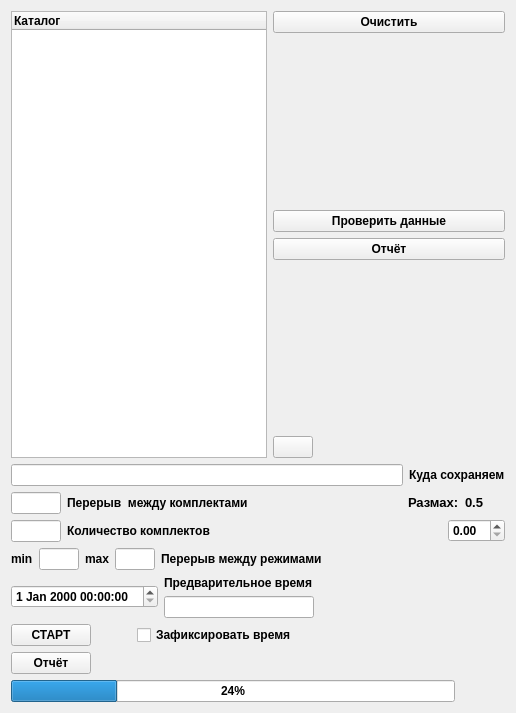
<?xml version="1.0" encoding="UTF-8"?>
<ui version="4.0">
 <class>GeneratorAepWidget</class>
 <widget class="QWidget" name="GeneratorAepWidget">
  <property name="geometry">
   <rect>
    <x>0</x>
    <y>0</y>
    <width>516</width>
    <height>713</height>
   </rect>
  </property>
  <property name="font">
   <font>
    <weight>75</weight>
    <bold>true</bold>
   </font>
  </property>
  <property name="windowTitle">
   <string>Генератор АЭП</string>
  </property>
  <layout class="QGridLayout" name="gridLayout">
   <item row="0" column="0">
    <layout class="QHBoxLayout" name="horizontalLayout">
     <item>
      <widget class="QTreeWidget" name="m_loadSets_tw">
       <column>
        <property name="text">
         <string notr="true">Каталог</string>
        </property>
       </column>
      </widget>
     </item>
     <item>
      <layout class="QVBoxLayout" name="verticalLayout_5">
       <item>
        <widget class="QPushButton" name="m_clear_pb">
         <property name="font">
          <font>
           <weight>75</weight>
           <bold>true</bold>
          </font>
         </property>
         <property name="styleSheet">
          <string notr="true"/>
         </property>
         <property name="text">
          <string>Очистить</string>
         </property>
        </widget>
       </item>
       <item>
        <spacer name="verticalSpacer_2">
         <property name="orientation">
          <enum>Qt::Vertical</enum>
         </property>
         <property name="sizeHint" stdset="0">
          <size>
           <width>20</width>
           <height>40</height>
          </size>
         </property>
        </spacer>
       </item>
       <item>
        <widget class="QPushButton" name="m_startCheckData_pb">
         <property name="text">
          <string>Проверить данные</string>
         </property>
        </widget>
       </item>
       <item>
        <widget class="QPushButton" name="m_reportCheck_pb">
         <property name="text">
          <string>Отчёт</string>
         </property>
        </widget>
       </item>
       <item>
        <spacer name="verticalSpacer">
         <property name="orientation">
          <enum>Qt::Vertical</enum>
         </property>
         <property name="sizeHint" stdset="0">
          <size>
           <width>20</width>
           <height>40</height>
          </size>
         </property>
        </spacer>
       </item>
       <item>
        <layout class="QHBoxLayout" name="horizontalLayout_9">
         <item>
          <widget class="QPushButton" name="m_back_pb">
           <property name="text">
            <string/>
           </property>
           <property name="icon">
            <iconset resource="../path.qrc">
             <normaloff>:/image/button_back.png</normaloff>:/image/button_back.png</iconset>
           </property>
           <property name="iconSize">
            <size>
             <width>60</width>
             <height>60</height>
            </size>
           </property>
          </widget>
         </item>
         <item>
          <spacer name="horizontalSpacer_3">
           <property name="orientation">
            <enum>Qt::Horizontal</enum>
           </property>
           <property name="sizeHint" stdset="0">
            <size>
             <width>40</width>
             <height>20</height>
            </size>
           </property>
          </spacer>
         </item>
        </layout>
       </item>
      </layout>
     </item>
    </layout>
   </item>
   <item row="1" column="0">
    <layout class="QVBoxLayout" name="verticalLayout_3">
     <item>
      <layout class="QVBoxLayout" name="verticalLayout_4">
       <item>
        <layout class="QHBoxLayout" name="horizontalLayout_5">
         <property name="sizeConstraint">
          <enum>QLayout::SetDefaultConstraint</enum>
         </property>
         <item>
          <widget class="QLineEdit" name="m_saveSets_le"/>
         </item>
         <item>
          <widget class="QLabel" name="labelPreliminarilyTime">
           <property name="text">
            <string>Куда сохраняем</string>
           </property>
          </widget>
         </item>
        </layout>
       </item>
       <item>
        <layout class="QHBoxLayout" name="horizontalLayout_14">
         <item>
          <layout class="QVBoxLayout" name="verticalLayout">
           <item>
            <layout class="QHBoxLayout" name="horizontalLayout_3">
             <item>
              <widget class="QLineEdit" name="m_timeSet_le">
               <property name="maximumSize">
                <size>
                 <width>50</width>
                 <height>16777215</height>
                </size>
               </property>
               <property name="text">
                <string/>
               </property>
              </widget>
             </item>
             <item>
              <widget class="QLabel" name="label_Time_Complect">
               <property name="text">
                <string>Перерыв  между комплектами</string>
               </property>
              </widget>
             </item>
            </layout>
           </item>
           <item>
            <layout class="QHBoxLayout" name="horizontalLayout_4">
             <item>
              <widget class="QLineEdit" name="m_numSets_le">
               <property name="maximumSize">
                <size>
                 <width>50</width>
                 <height>16777215</height>
                </size>
               </property>
              </widget>
             </item>
             <item>
              <widget class="QLabel" name="label_size_Complect">
               <property name="text">
                <string>Количество комплектов</string>
               </property>
              </widget>
             </item>
            </layout>
           </item>
          </layout>
         </item>
         <item>
          <layout class="QVBoxLayout" name="verticalLayout_2">
           <item>
            <layout class="QHBoxLayout" name="horizontalLayout_10">
             <item>
              <widget class="QLabel" name="label_ampl_res">
               <property name="font">
                <font>
                 <pointsize>10</pointsize>
                 <weight>75</weight>
                 <bold>true</bold>
                </font>
               </property>
               <property name="text">
                <string>Размах:</string>
               </property>
              </widget>
             </item>
             <item>
              <widget class="QLabel" name="labelAmplituda">
               <property name="font">
                <font>
                 <pointsize>10</pointsize>
                 <weight>75</weight>
                 <bold>true</bold>
                </font>
               </property>
               <property name="text">
                <string>0.5</string>
               </property>
              </widget>
             </item>
            </layout>
           </item>
           <item>
            <layout class="QHBoxLayout" name="horizontalLayout_7">
             <item>
              <spacer name="horizontalSpacer_2">
               <property name="orientation">
                <enum>Qt::Horizontal</enum>
               </property>
               <property name="sizeType">
                <enum>QSizePolicy::Preferred</enum>
               </property>
               <property name="sizeHint" stdset="0">
                <size>
                 <width>40</width>
                 <height>20</height>
                </size>
               </property>
              </spacer>
             </item>
             <item>
              <widget class="QDoubleSpinBox" name="m_amplituda_dsb"/>
             </item>
            </layout>
           </item>
          </layout>
         </item>
        </layout>
       </item>
       <item>
        <layout class="QHBoxLayout" name="horizontalLayout_2">
         <item>
          <widget class="QLabel" name="label_3">
           <property name="sizePolicy">
            <sizepolicy hsizetype="Maximum" vsizetype="Preferred">
             <horstretch>0</horstretch>
             <verstretch>0</verstretch>
            </sizepolicy>
           </property>
           <property name="text">
            <string>min</string>
           </property>
          </widget>
         </item>
         <item>
          <widget class="QLineEdit" name="m_minTimeModes_le">
           <property name="minimumSize">
            <size>
             <width>40</width>
             <height>0</height>
            </size>
           </property>
           <property name="maximumSize">
            <size>
             <width>40</width>
             <height>16777215</height>
            </size>
           </property>
          </widget>
         </item>
         <item>
          <widget class="QLabel" name="label_2">
           <property name="sizePolicy">
            <sizepolicy hsizetype="Maximum" vsizetype="Preferred">
             <horstretch>0</horstretch>
             <verstretch>0</verstretch>
            </sizepolicy>
           </property>
           <property name="text">
            <string>max</string>
           </property>
          </widget>
         </item>
         <item>
          <widget class="QLineEdit" name="m_maxTimeModes_le">
           <property name="maximumSize">
            <size>
             <width>40</width>
             <height>16777215</height>
            </size>
           </property>
          </widget>
         </item>
         <item>
          <widget class="QLabel" name="label">
           <property name="text">
            <string>Перерыв между режимами</string>
           </property>
          </widget>
         </item>
        </layout>
       </item>
      </layout>
     </item>
     <item>
      <layout class="QVBoxLayout" name="verticalLayout_7">
       <item>
        <layout class="QHBoxLayout" name="horizontalLayout_6">
         <item>
          <layout class="QHBoxLayout" name="horizontalLayout_11">
           <item>
            <widget class="QDateTimeEdit" name="m_editTime_dte"/>
           </item>
          </layout>
         </item>
         <item>
          <layout class="QVBoxLayout" name="verticalLayout_8">
           <item>
            <widget class="QLabel" name="label_Timer_AEP_Preliminarily">
             <property name="text">
              <string>Предварительное время</string>
             </property>
            </widget>
           </item>
           <item>
            <widget class="QLineEdit" name="m_previewTime_le">
             <property name="maximumSize">
              <size>
               <width>150</width>
               <height>16777215</height>
              </size>
             </property>
            </widget>
           </item>
          </layout>
         </item>
         <item>
          <spacer name="horizontalSpacer">
           <property name="orientation">
            <enum>Qt::Horizontal</enum>
           </property>
           <property name="sizeType">
            <enum>QSizePolicy::Expanding</enum>
           </property>
           <property name="sizeHint" stdset="0">
            <size>
             <width>40</width>
             <height>20</height>
            </size>
           </property>
          </spacer>
         </item>
        </layout>
       </item>
       <item>
        <layout class="QVBoxLayout" name="verticalLayout_9">
         <item>
          <layout class="QHBoxLayout" name="horizontalLayout_12">
           <item>
            <widget class="QPushButton" name="m_start_pb">
             <property name="text">
              <string>СТАРТ</string>
             </property>
            </widget>
           </item>
           <item>
            <spacer name="horizontalSpacer_5">
             <property name="orientation">
              <enum>Qt::Horizontal</enum>
             </property>
             <property name="sizeType">
              <enum>QSizePolicy::Minimum</enum>
             </property>
             <property name="sizeHint" stdset="0">
              <size>
               <width>40</width>
               <height>20</height>
              </size>
             </property>
            </spacer>
           </item>
           <item>
            <widget class="QCheckBox" name="m_fixedTime_ckb">
             <property name="text">
              <string>Зафиксировать время</string>
             </property>
            </widget>
           </item>
           <item>
            <spacer name="horizontalSpacer_4">
             <property name="orientation">
              <enum>Qt::Horizontal</enum>
             </property>
             <property name="sizeHint" stdset="0">
              <size>
               <width>40</width>
               <height>20</height>
              </size>
             </property>
            </spacer>
           </item>
          </layout>
         </item>
        </layout>
       </item>
       <item>
        <layout class="QHBoxLayout" name="horizontalLayout_8">
         <item>
          <widget class="QPushButton" name="m_report_pb">
           <property name="text">
            <string>Отчёт</string>
           </property>
          </widget>
         </item>
         <item>
          <spacer name="horizontalSpacer_7">
           <property name="orientation">
            <enum>Qt::Horizontal</enum>
           </property>
           <property name="sizeHint" stdset="0">
            <size>
             <width>40</width>
             <height>20</height>
            </size>
           </property>
          </spacer>
         </item>
        </layout>
       </item>
       <item>
        <layout class="QHBoxLayout" name="horizontalLayout_13">
         <item>
          <widget class="QProgressBar" name="m_status_prb">
           <property name="enabled">
            <bool>true</bool>
           </property>
           <property name="sizePolicy">
            <sizepolicy hsizetype="MinimumExpanding" vsizetype="Preferred">
             <horstretch>0</horstretch>
             <verstretch>0</verstretch>
            </sizepolicy>
           </property>
           <property name="value">
            <number>24</number>
           </property>
          </widget>
         </item>
         <item>
          <spacer name="horizontalSpacer_6">
           <property name="orientation">
            <enum>Qt::Horizontal</enum>
           </property>
           <property name="sizeType">
            <enum>QSizePolicy::Preferred</enum>
           </property>
           <property name="sizeHint" stdset="0">
            <size>
             <width>50</width>
             <height>20</height>
            </size>
           </property>
          </spacer>
         </item>
        </layout>
       </item>
      </layout>
     </item>
    </layout>
   </item>
  </layout>
 </widget>
 <resources>
  <include location="../path.qrc"/>
 </resources>
 <connections/>
</ui>
